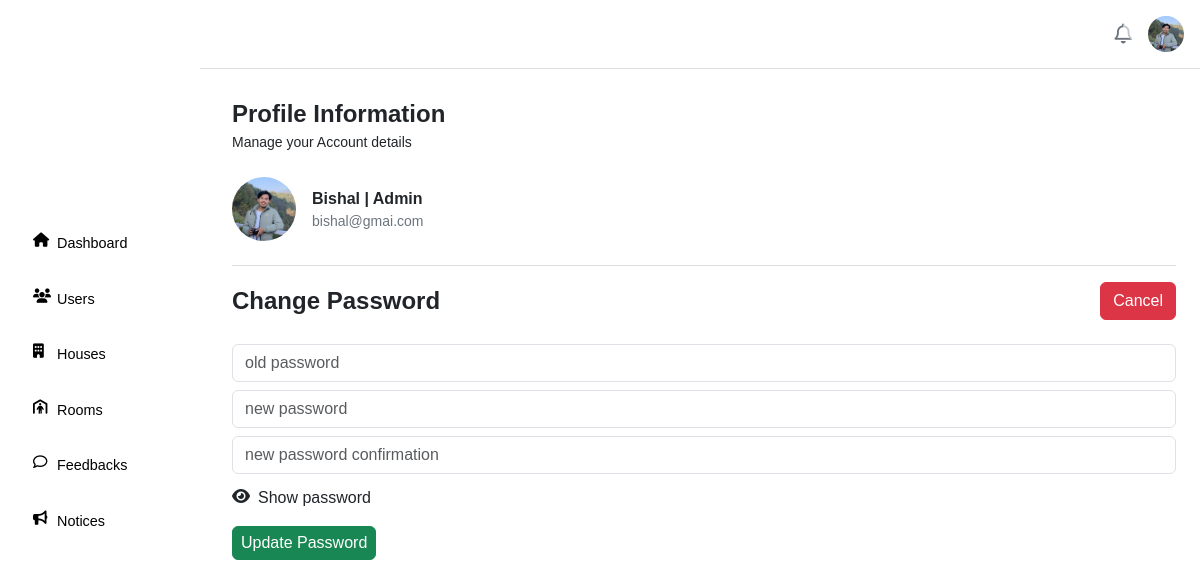
The app's page /admin/profile/password-change (signed in) with its own data.
### tables this page shows
CREATE TABLE `admin_tb` (
  `admin_id` int(11) NOT NULL,
  `first_name` varchar(12) NOT NULL,
  `last_name` varchar(15) NOT NULL,
  `gender` varchar(7) NOT NULL,
  `dob` date NOT NULL,
  `email` varchar(254) NOT NULL,
  `password` varchar(255) NOT NULL,
  `phone_number` varchar(15) NOT NULL,
  `province` varchar(20) NOT NULL,
  `district` varchar(20) NOT NULL,
  `municipality_rural` varchar(40) NOT NULL,
  `ward` int(11) NOT NULL,
  `tole_village` varchar(30) NOT NULL,
  `profile_photo` varchar(250) NOT NULL,
  `kyc_front` varchar(250) NOT NULL,
  `kyc_back` varchar(250) NOT NULL,
  `registration_date` datetime NOT NULL,
  `flag` varchar(10) DEFAULT NULL
);

### classes/admin.php (called while the page is built, shortened)
<?php
require_once __DIR__ . '/../app/connection.php';
class Admin
{
    public function set($firstName, $lastName, $gender, $dob, $email, $phoneNumber, $province, $district, $municipalityRural, $ward, $toleVillage, $flag, $profilePhoto, $registrationDate)
    {
        $this->name = [
            'first' => $firstName,
            'last' => $lastName
        ];
        $this->email = $email;
        $this->profilePhoto = $profilePhoto;
    }
    public function fetch($adminId, $howMuch)
    {
        global $conn;
        $query = $howMuch == "all" ? "SELECT * FROM admin_tb WHERE admin_id = '$adminId' LIMIT 1" : "SELECT first_name, email, flag, profile_photo FROM admin_tb WHERE admin_id = '$adminId' LIMIT 1";
        $result = mysqli_query($conn, $query);
    }
}

### pages/admin/profile.php (the view, shortened to what this page needs)
<?php
require_once __DIR__ . '/../../classes/admin.php';
$profileUser = new Admin();
$profileUser->fetch($r_id, "all");
$page = "profile";
?>
<!DOCTYPE html>
<html lang="en">
<head>
    <link rel="stylesheet" href="https://cdnjs.cloudflare.com/ajax/libs/font-awesome/6.6.0/css/all.min.css"
 />
    <link href="https://cdn.jsdelivr.net/npm/bootstrap@5.3.3/dist/css/bootstrap.min.css" rel="stylesheet"
>
    <link rel="stylesheet" href="/rentrover/bootstrap/bootstrap-css-5.3.3/bootstrap.min.css">
    <link rel="stylesheet" href="/rentrover/css/style.css">
    <link rel="stylesheet" href="/rentrover/css/profile.css">
    <link rel="stylesheet" href="/rentrover/css/user-detail.css">
    <link rel="stylesheet" href="/rentrover/css/popup-alert.css">
    <link rel="stylesheet" href="/rentrover/css/aside.css">
</head>
<body>
    <?php include __DIR__ . '/sections/aside.php'; ?>
    <main>
        <div class="d-nones d-flex flex-column user-profile-container profile-content">
            <p class="m-0 fs-4 fw-semibold"> Profile Information </p>
            <p class="m-0 small"> Manage your Account details </p>
            <div class="d-flex flex-row gap-3 mt-4 align-items-center photo-username-email">
                <div class="photo">
                    <?php
                    if ($profileUser->profilePhoto != '') {
                        $tempPhotoSrc = "/rentrover/uploads/admins/$profileUser->profilePhoto";
                        ?>
                        <img src="<?= $tempPhotoSrc ?>" id="profile-photo-container" alt="user profile photo"
                            class="pointer">
                        <?php
                    } else {
                        $tempPhotoSrc = "/rentrover/uploads/blank-profile.jpg";
                        ?>
                        <img src="/rentrover/uploads/blank-profile.jpg" id="profile-photo-container"
                            alt="user profile photo" class="pointer">
                        <?php
                    }
                    ?>
                </div>
                <div class="username-email">
                    <p class="m-0 fw-semibold">
                        <?= ($profileUser->name['first'] != '') ? ucfirst($profileUser->name['first']) : "New" ?> |
                        Admin
                    </p>
                    <p class="m-0 text-secondary small"> <?= $profileUser->email ?> </p>
                </div>
            </div>
            <hr class="mt-4 text-secondary" />
            <?php
            switch ($tab) {
                case 'password-change':
                    include_once __DIR__ . '/sections/password-change.php';
                    break;
            }
            ?>
        </div>
    </main>
</body>
</html>

### pages/admin/sections/aside.php (shortened to what this page needs)
<?php
require_once __DIR__ . '/../../../classes/admin.php';
?>
<!DOCTYPE html>
<html lang="en">
<head>
    <link rel="stylesheet" href="https://cdnjs.cloudflare.com/ajax/libs/font-awesome/6.6.0/css/all.min.css"
 />
    <link href="https://cdn.jsdelivr.net/npm/bootstrap@5.3.3/dist/css/bootstrap.min.css" rel="stylesheet"
>
    <link rel="stylesheet" href="/rentrover/bootstrap/bootstrap-css-5.3.3/bootstrap.min.css">
    <link rel="stylesheet" href="/rentrover/css/style.css">
    <link rel="stylesheet" href="/rentrover/css/aside.css">
</head>
<body>
    <header class="position-fixed w-100 d-flex flex-row gap-3 p-3 justify-content-end align-items-center header">
        <?php
        $page = $page ?? '';
            ?>
        <div class="position-relative notification-section">
            <div class="position-relative notification-icon pointer" id="notification-icon">
                <i class="fa-regular fa-bell fs-5 pt-1 text-secondary pointer"></i>
                <div class="position-absolute text-danger fw-semibold notification-counter" id="notification-count">
                </div>
            </div>
        </div>
        <div class="position-relative profile-container">
            <div class="profile" id="profile-image-container">
                <?php
                if ($profileUser->profilePhoto != "") {
                    ?>
                    <img src="/rentrover/uploads/admins/<?= $profileUser->profilePhoto ?>" alt="user profile photo"
                        class="pointer">
                    <?php
                } else {
                    ?>
                    <img src="/rentrover/uploads/blank-profile.jpg" alt="user profile photo" class="pointer">
                    <?php
                }
                ?>
            </div>
        </div>
    </header>
    <aside class="position-fixed aside">
        <ul>
            <li class="<?= $page == 'dashboard' ? 'active' : 'inactive'; ?>"
                onclick="window.location.href='/rentrover/admin/dashboard'">
                <i class="fa fa-home"></i>
                <span id="ul-span"> Dashboard </span>
            </li>
            <li class="<?= $page == 'users' || $page == "user-detail" ? 'active' : 'inactive'; ?>"
                onclick="window.location.href='/rentrover/admin/users'">
                <i class="fa fa-users"></i>
                <span> Users </span>
            </li>
            <li class="<?= $page == 'houses' || $page == "house-detail" ? 'active' : 'inactive'; ?>"
                onclick="window.location.href='/rentrover/admin/houses'">
                <i class="fa fa-building"></i>
                <span> Houses </span>
            </li>
            <li class="<?= $page == 'rooms' || $page == "room-detail" ? 'active' : 'inactive'; ?>"
                onclick="window.location.href='/rentrover/admin/rooms'">
                <i class="fa-solid fa-person-shelter"></i>
                <span> Rooms </span>
            </li>
            <li class="<?= $page == 'feedbacks' ? 'active' : 'inactive'; ?>"
                onclick="window.location.href='/rentrover/admin/feedbacks'">
                <i class="fa-regular fa-comment"></i>
                <span> Feedbacks </span>
            </li>
            <li class="<?= $page == 'notices' ? 'active' : 'inactive'; ?>"
                onclick="window.location.href='/rentrover/admin/notices'">
                <i class="fa fa-bullhorn"></i>
                <span> Notices </span>
            </li>
        </ul>
    </aside>
</body>
</html>

### css/style.css (style rules this page uses)
* { font-family: "Helvetica", sans-serif; font-family: "Poppins", sans-serif; margin: 0; padding: 0; box-sizing: border-box; }
html { height: 100%; font-size: 16px; box-sizing: border-box; scroll-behavior: smooth; scroll-padding-top: 5rem; }
:root { --brand-color: rgb(26, 165, 219); --shadow-style: -2px 2px 4px 0 var(--shadow-color); --fixed-z-index: 100; }
body { margin: 0 auto; position: relative; box-sizing: inherit; }
.pointer { cursor: pointer; }
img { width: 100%; height: 100%; -o-object-fit: cover; object-fit: cover; -o-object-position: center; object-position: center; }

### css/profile.css (style rules this page uses)
aside { margin-top: 12px; max-width: 200px; width: calc(24px + 0.6rem); position: fixed; }
aside ul { list-style-type: none; padding: 0; margin: 0; max-height: -moz-fit-content; max-height: fit-content; }
aside ul li { padding: 0.6rem; cursor: pointer; border-radius: 0.5rem; font-size: 0.9rem; margin-bottom: 1rem; }
aside ul li i { width: 24px; }
aside ul li span { display: none; }
main { width: 100%; padding: 12px; padding-left: calc(24px + 0.6rem + 12px); height: -moz-fit-content; height: fit-content; }
.profile-content { padding: 0; }
@media (min-width: 1200px) { aside { min-width: 200px; } }
@media (min-width: 1200px) { aside ul li { display: flex; } }
@media (min-width: 1200px) { aside ul li span { display: flex; } }
@media (min-width: 1200px) { main { padding-left: calc(200px + 0.6rem); } }

### css/user-detail.css (style rules this page uses)
.user-profile-container { padding-bottom: 3rem; }
.user-profile-container .photo-username-email .photo { width: 64px; min-width: 64px; height: 64px; min-height: 64px; border-radius: 50%; overflow: hidden; }

### css/aside.css (style rules this page uses)
aside, .panel-aside { position: fixed; top: 0; left: 0; overflow-y: scroll; height: 100vh; background-color: white; width: 83px; z-index: 100; }
aside ul, .panel-aside ul { list-style-type: none; margin: 0; height: -moz-fit-content; height: fit-content; padding: 1rem; padding-top: 7rem; }
aside ul li, .panel-aside ul li { padding: 0.5rem; padding-left: 1rem; cursor: pointer; margin-bottom: 1rem; border-radius: 0.5rem; border: 1px solid white; color: black; }
aside ul li i, .panel-aside ul li i { width: 24px; }
aside ul li span, .panel-aside ul li span { display: none; }
header { z-index: var(--fixed-z-index); background-color: white; border-bottom: 1px solid rgb(224, 223, 223); }
header .notification-section .notification-icon .notification-counter { top: -6px; background-color: rgba(255, 255, 255, 0.6); border-radius: 50%; width: 26px; margin-left: 8px; height: 26px; }
header .profile-container .profile { height: 36px; width: 36px; border-radius: 100%; overflow: hidden; }
main { padding: 24px; padding-top: 96px; padding-left: 95px; }
@media (min-width: 1200px) { aside { width: 220px; } }
@media (min-width: 1200px) { aside ul li span { display: inline-block; } }
@media (min-width: 1200px) { main { padding-left: 232px; } }

### records on screen
admin_tb: profile_photo (picture), first_name "Bishal", email "bishal@gmai.com"
